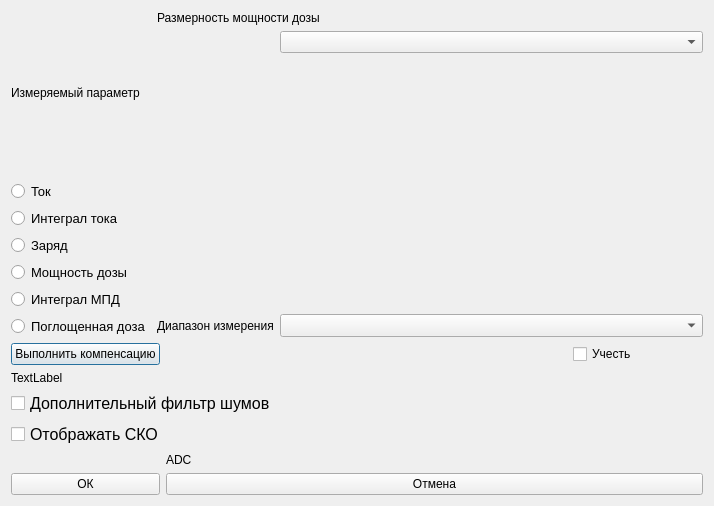
<?xml version="1.0" encoding="UTF-8"?>
<ui version="4.0">
 <class>Measuring_parameters</class>
 <widget class="QDialog" name="Measuring_parameters">
  <property name="geometry">
   <rect>
    <x>0</x>
    <y>0</y>
    <width>714</width>
    <height>506</height>
   </rect>
  </property>
  <property name="windowTitle">
   <string>Dialog</string>
  </property>
  <layout class="QGridLayout" name="gridLayout">
   <item row="1" column="0">
    <widget class="QPushButton" name="pushButton">
     <property name="sizePolicy">
      <sizepolicy hsizetype="Fixed" vsizetype="Fixed">
       <horstretch>0</horstretch>
       <verstretch>0</verstretch>
      </sizepolicy>
     </property>
     <property name="text">
      <string>Выполнить компенсацию</string>
     </property>
    </widget>
   </item>
   <item row="1" column="1">
    <layout class="QHBoxLayout" name="horizontalLayout">
     <item>
      <widget class="QLabel" name="label_4">
       <property name="text">
        <string/>
       </property>
      </widget>
     </item>
     <item>
      <widget class="QLabel" name="label_5">
       <property name="text">
        <string/>
       </property>
      </widget>
     </item>
     <item>
      <widget class="QLabel" name="label_6">
       <property name="text">
        <string/>
       </property>
      </widget>
     </item>
     <item>
      <widget class="QCheckBox" name="checkBox">
       <property name="text">
        <string>Учесть</string>
       </property>
      </widget>
     </item>
    </layout>
   </item>
   <item row="3" column="0" colspan="2">
    <layout class="QVBoxLayout" name="verticalLayout_2">
     <item>
      <widget class="QCheckBox" name="checkBox_2">
       <property name="font">
        <font>
         <pointsize>12</pointsize>
        </font>
       </property>
       <property name="text">
        <string>Дополнительный фильтр шумов</string>
       </property>
      </widget>
     </item>
     <item>
      <widget class="QCheckBox" name="checkBox_3">
       <property name="font">
        <font>
         <pointsize>12</pointsize>
        </font>
       </property>
       <property name="text">
        <string>Отображать СКО</string>
       </property>
      </widget>
     </item>
    </layout>
   </item>
   <item row="0" column="0" colspan="2">
    <layout class="QHBoxLayout" name="horizontalLayout_3">
     <item>
      <layout class="QVBoxLayout" name="verticalLayout_3">
       <item>
        <widget class="QLabel" name="label">
         <property name="text">
          <string>Измеряемый параметр</string>
         </property>
        </widget>
       </item>
       <item>
        <layout class="QVBoxLayout" name="verticalLayout">
         <item>
          <widget class="QRadioButton" name="radioButton">
           <property name="font">
            <font>
             <pointsize>10</pointsize>
            </font>
           </property>
           <property name="text">
            <string>Ток</string>
           </property>
          </widget>
         </item>
         <item>
          <widget class="QRadioButton" name="radioButton_2">
           <property name="font">
            <font>
             <pointsize>10</pointsize>
            </font>
           </property>
           <property name="text">
            <string>Интеграл тока</string>
           </property>
          </widget>
         </item>
         <item>
          <widget class="QRadioButton" name="radioButton_3">
           <property name="font">
            <font>
             <pointsize>10</pointsize>
            </font>
           </property>
           <property name="text">
            <string>Заряд</string>
           </property>
          </widget>
         </item>
         <item>
          <widget class="QRadioButton" name="radioButton_4">
           <property name="font">
            <font>
             <pointsize>10</pointsize>
            </font>
           </property>
           <property name="text">
            <string>Мощность дозы</string>
           </property>
          </widget>
         </item>
         <item>
          <widget class="QRadioButton" name="radioButton_5">
           <property name="font">
            <font>
             <pointsize>10</pointsize>
            </font>
           </property>
           <property name="text">
            <string>Интеграл МПД</string>
           </property>
          </widget>
         </item>
         <item>
          <widget class="QRadioButton" name="radioButton_6">
           <property name="font">
            <font>
             <pointsize>10</pointsize>
            </font>
           </property>
           <property name="text">
            <string>Поглощенная доза</string>
           </property>
          </widget>
         </item>
        </layout>
       </item>
      </layout>
     </item>
     <item>
      <layout class="QFormLayout" name="formLayout">
       <item row="0" column="0" colspan="2">
        <widget class="QLabel" name="label_2">
         <property name="text">
          <string>Размерность мощности дозы</string>
         </property>
        </widget>
       </item>
       <item row="1" column="0">
        <spacer name="horizontalSpacer_2">
         <property name="orientation">
          <enum>Qt::Horizontal</enum>
         </property>
         <property name="sizeHint" stdset="0">
          <size>
           <width>40</width>
           <height>20</height>
          </size>
         </property>
        </spacer>
       </item>
       <item row="1" column="1">
        <widget class="QComboBox" name="comboBox"/>
       </item>
       <item row="4" column="0">
        <widget class="QLabel" name="label_3">
         <property name="text">
          <string>Диапазон измерения</string>
         </property>
        </widget>
       </item>
       <item row="4" column="1">
        <widget class="QComboBox" name="comboBox_2">
         <property name="font">
          <font>
           <pointsize>10</pointsize>
          </font>
         </property>
        </widget>
       </item>
       <item row="3" column="0">
        <spacer name="verticalSpacer">
         <property name="orientation">
          <enum>Qt::Vertical</enum>
         </property>
         <property name="sizeHint" stdset="0">
          <size>
           <width>20</width>
           <height>40</height>
          </size>
         </property>
        </spacer>
       </item>
      </layout>
     </item>
    </layout>
   </item>
   <item row="5" column="0">
    <widget class="QPushButton" name="pushButton_2">
     <property name="text">
      <string>ОК</string>
     </property>
    </widget>
   </item>
   <item row="2" column="0" colspan="2">
    <widget class="QLabel" name="label_7">
     <property name="text">
      <string>TextLabel</string>
     </property>
    </widget>
   </item>
   <item row="5" column="1">
    <widget class="QPushButton" name="pushButton_3">
     <property name="text">
      <string>Отмена</string>
     </property>
    </widget>
   </item>
   <item row="4" column="1">
    <widget class="QLabel" name="label_8">
     <property name="text">
      <string>ADC</string>
     </property>
    </widget>
   </item>
  </layout>
 </widget>
 <resources/>
 <connections/>
</ui>
